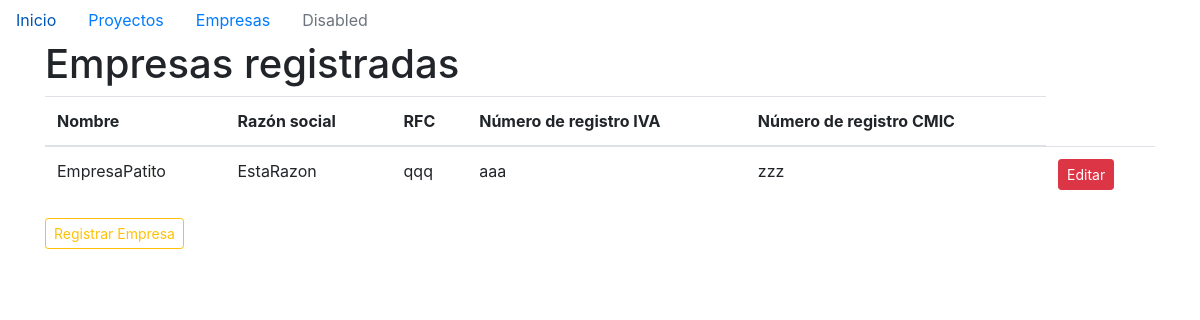
/empresas, run on an earlier commit of the app's database.
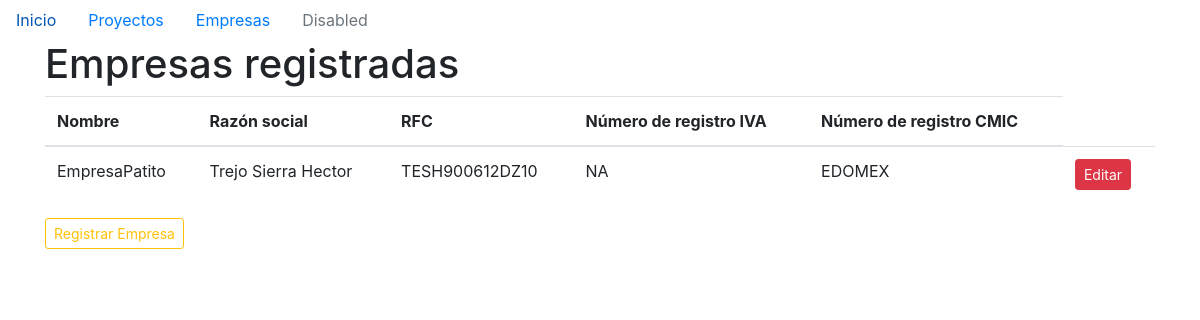
And on a later commit of the database.
### models/empresa.py (models this page shows)
class Empresa(db.Model):
    id = db.Column(db.Integer, primary_key=True)
    nombre = db.Column(db.String(50), nullable=False)
    razon_social = db.Column(db.String(50), nullable=False)
    rfc = db.Column(db.String(15), nullable=False)
    numero_iva = db.Column(db.String(20), nullable=False)
    cmic= db.Column(db.String(20), nullable=False)

### main.py (the view)
@app.route('/empresas')
def listar_empresas():
    empresas = Empresa.query.all()
    return render_template('empresas.html', empresas=empresas)

### templates/empresas.html (shortened to what this page needs)
{% extends 'base.html' %}
{% block content %}
<h1>Empresas registradas</h1>
<div class="table-resposive">
  <table class="table">
    <thead>
      <tr>
        <th>Nombre</th>
        <th>Razón social</th>
        <th>RFC</th>
        <th>Número de registro IVA</th>
        <th>Número de registro CMIC</th>
      </tr>
    </thead>
    <tbody>
      {% for empresa in empresas %}
      <tr>
        <td>{{ empresa.nombre }}</td>
        <td>{{ empresa.razon_social }}</td>
        <td>{{ empresa.rfc }}</td>
        <td>{{ empresa.numero_iva }}</td>
        <td>{{ empresa.cmic }}</td>
        <td><a href="/empresas/editar/{{empresa.id}}" class="btn btn-danger btn-sm">Editar</a></td>
      </tr>
      {% endfor %}
    </tbody>
  </table>
  <a href="/registro/empresa" class="btn btn-outline-warning btn-sm">Registrar Empresa</a>
</div>
{% endblock %}

What changed in the data, as far as the page shows it:
changed Empresa "EmpresaPatito": razon_social "EstaRazon" → "Trejo Sierra Hector"; rfc "qqq" → "TESH900612DZ10"; numero_iva "aaa" → "NA"; cmic "zzz" → "EDOMEX"
